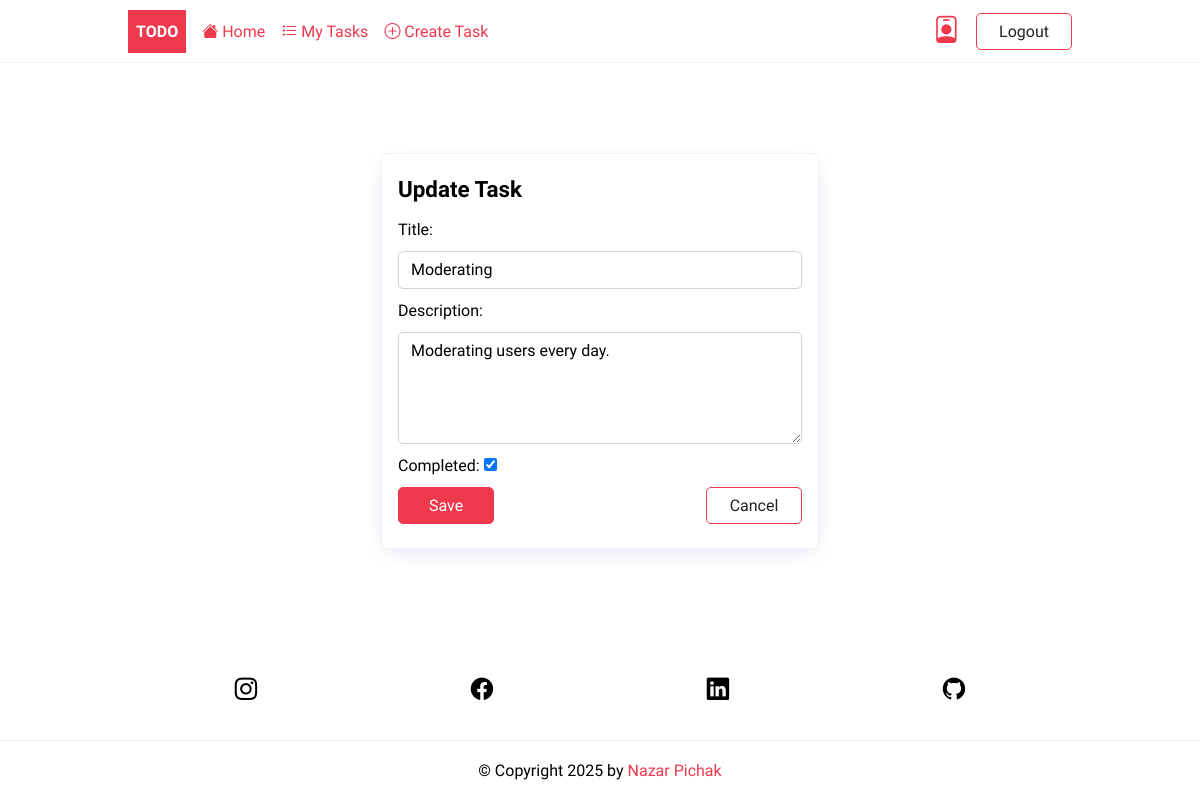
The app's page /task/update/16 (signed in), older data.
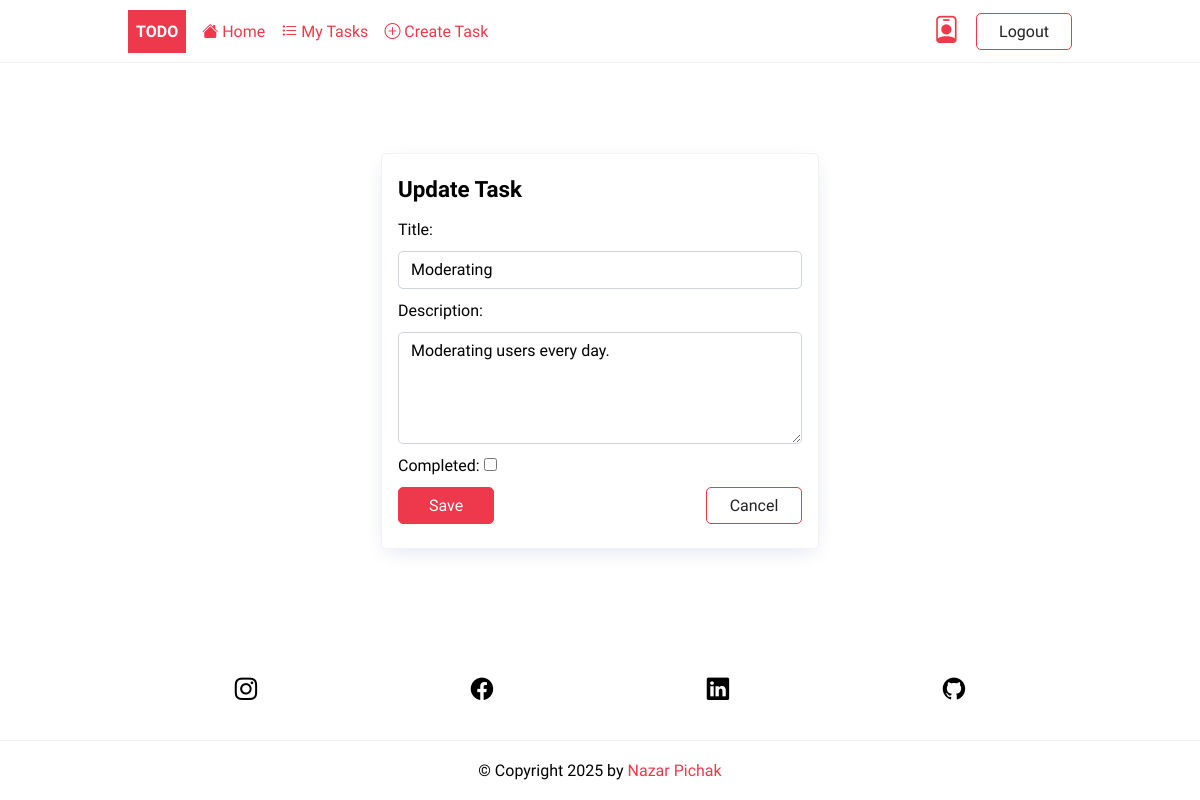
The same page, newer data.
### todo/models.py (models this page shows, shortened)
class Task(models.Model):
    title = models.CharField(max_length=255)
    description = models.TextField(null=True, blank=True)
    completed = models.BooleanField(default=False)
    created_at = models.DateTimeField(auto_now_add=True)
    user = models.ForeignKey(User, on_delete=models.CASCADE, null=True, blank=True)
    class Meta:
        ordering = ['completed']

### todo/views.py (the view, shortened to what this page needs)
# urls.py: path('task/update/<int:pk>', TaskUpdate.as_view(), name='task-update'),
class TaskUpdate(LoginRequiredMixin, UpdateView):
    model = Task
    fields = ['title', 'description', 'completed']
    success_url = reverse_lazy('tasks')
    def get_queryset(self):
        base_qs = super(TaskUpdate, self).get_queryset()
        return base_qs.filter(user=self.request.user)

### todo/templates/todo/task_form.html (shortened to what this page needs)
{% extends 'base.html' %}
{% block content %}
    <div class="center">
        <form method="post" novalidate class="card">
            <h2>{% if task %} Update {% else %} Create {% endif %} Task</h2>
            {% for field in form %}
                {% if field.name == 'completed' %}
                    <p>
                        {{field.label_tag}}
                        {{field}}
                    </p>
                {%else%}
                    {{field.label_tag}}
                    {{field}}
                {% endif %}
            {% endfor %}
            <div class="form-buttons">
                <input type="submit" value="Save" class="btn btn-primary">
                <a href="{% url 'tasks' %}" class="btn btn-outline">Cancel</a>
            </div>
        </form>
    </div>
{% endblock content %}

Row changes from the older to the newer data that the page shows:
changed Task "Moderating": completed "☑" → "☐"
